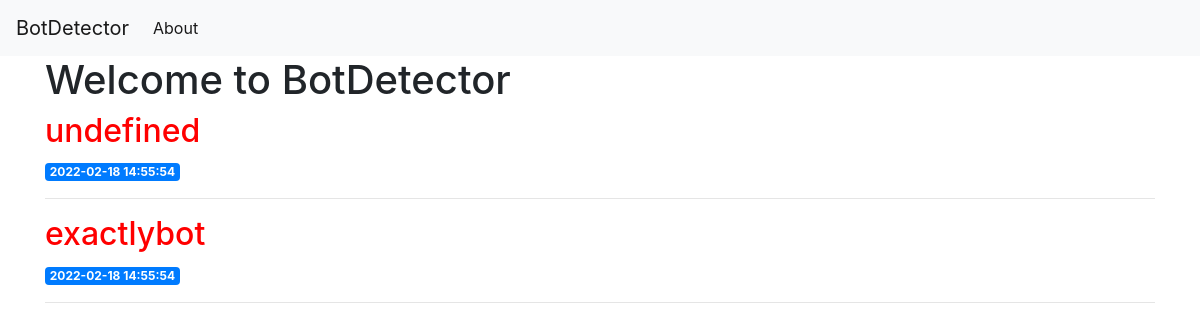
The app's page /, older data.
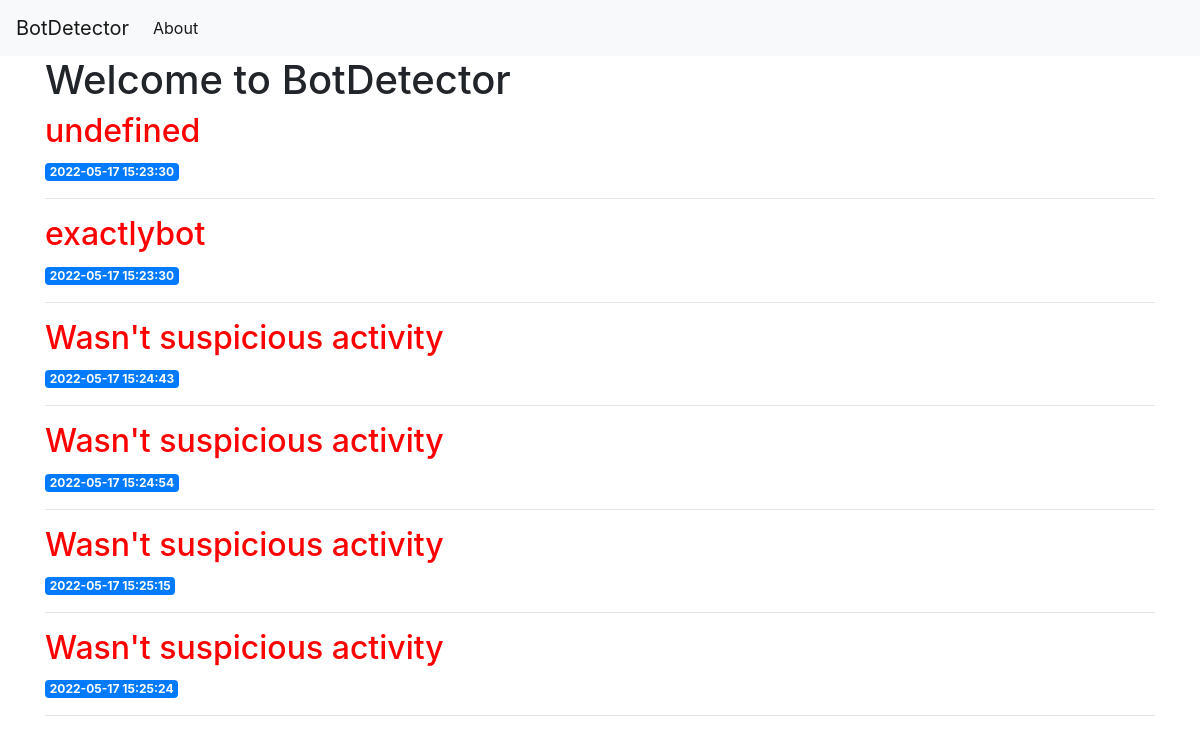
The same page, newer data.
### tables this page shows
CREATE TABLE data (
    id INTEGER PRIMARY KEY AUTOINCREMENT,
    created TIMESTAMP NOT NULL DEFAULT CURRENT_TIMESTAMP,
    ip TEXT NOT NULL,
    url TEXT NOT NULL,
    isAutomated TEXT NOT NULL,
    appName TEXT NOT NULL,
    appVersion TEXT NOT NULL,
    cookieEnabled TEXT NOT NULL,
    geolocation TEXT NOT NULL,
    platform TEXT NOT NULL,
    userAgent TEXT NOT NULL,
    javaEnabled TEXT NOT NULL,
    Height INTEGER NOT NULL,
    Width INTEGER NOT NULL,
    OutHeight INTEGER NOT NULL,
    OutWidth INTEGER NOT NULL,
    Opener TEXT NOT NULL,
    evalBrowser INTEGER NOT NULL,
    result TEXT NOT NULL DEFAULT 'undefined'
);

### app.py (the view)
@app.route('/', methods=['GET'])
def index():
    data = module.index()
    return render_template('index.html', data=data)

### import_module.py (called while the page is built)
def get_db_connection():
    conn = sqlite3.connect('database.db')
    conn.row_factory = sqlite3.Row
    return conn

def index():
    conn = get_db_connection()
    data = conn.execute('SELECT * FROM data').fetchall()
    conn.close()
    return data

### templates/index.html
{% extends 'base.html' %}
{% block content %}
    <h1>{% block title %} Welcome to BotDetector {% endblock %}</h1>
    {% for post in data %}
        <a href="{{ url_for('post', post_id=post['id']) }}">
            <h2 style="{% if post['result'] != 'Was not suspicious activity' %}color: red{% endif %} ">{{ post['result'] }}</h2>
        </a>
        <span class="badge badge-primary">{{ post['created'] }}</span>
        <hr>
    {% endfor %}
{% endblock %}

Row changes from the older to the newer data that the page shows:
changed data "undefined": created "2022-02-18 14:55:54" → "2022-05-17 15:23:30"
changed data "exactlybot": created "2022-02-18 14:55:54" → "2022-05-17 15:23:30"
added data: result "Wasn't suspicious activity", created "2022-05-17 15:24:43"
added data: result "Wasn't suspicious activity", created "2022-05-17 15:24:54"
added data: result "Wasn't suspicious activity", created "2022-05-17 15:25:15"
added data: result "Wasn't suspicious activity", created "2022-05-17 15:25:24"
